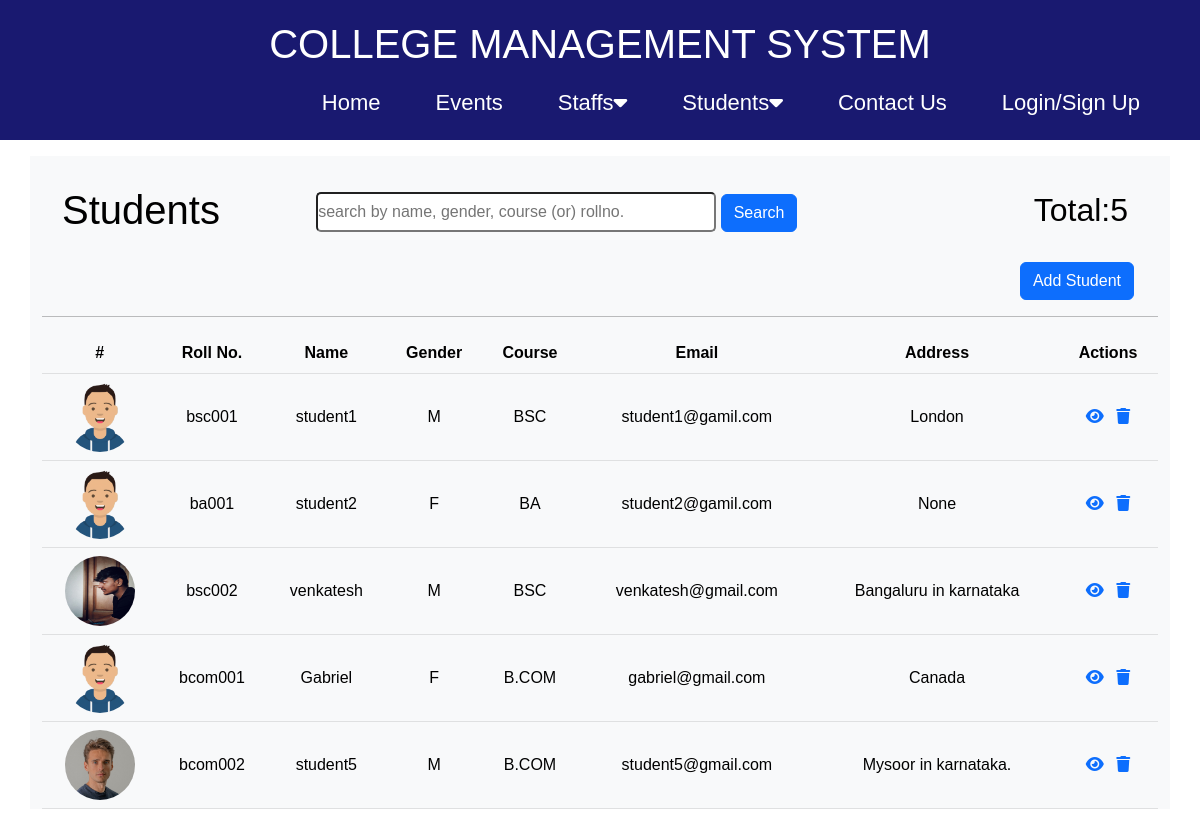
The page /student/ on the database its author committed.
### college_management_app/models.py (models this page shows, shortened)
class Students(models.Model):
    GENDER_TYPE = (
        ('M', 'Male'), ('F', 'Female')
    )
    roll_no = models.CharField(max_length=100)
    name = models.CharField(max_length=100)
    email = models.CharField(max_length=100, null=True, blank=True)
    course = models.ForeignKey(Courses, on_delete=models.DO_NOTHING)
    gender = models.CharField(max_length=100, choices=GENDER_TYPE)
    profile_img = models.ImageField(upload_to='Profile-img/', default='Profile-img/std-image.png', null=True, blank=True)
    address = models.CharField(max_length=200, null=True, blank=True)
    created = models.DateTimeField(auto_now_add=True)
    updated = models.DateTimeField(auto_now=True)
    id = models.UUIDField(default=uuid.uuid4, unique=True, primary_key=True, editable=False)

class Courses(models.Model):
    name = models.CharField(max_length=50)
    created = models.DateTimeField(auto_now_add=True)
    id = models.UUIDField(default=uuid.uuid4, unique=True, primary_key=True, editable=False)
    def __str__(self):
        return self.name

### college_management_app/views.py (the view)
# urls.py: path('student/', StudentsList, name='student-List'),
def StudentsList(request):
    search_query = ''
    if request.GET.get('search_query'):
        search_query = request.GET.get('search_query')
    students = Students.objects.filter(
        Q(name__icontains=search_query) |
        Q(roll_no__icontains=search_query) |
        Q(course__name__icontains=search_query)|
        Q(gender__icontains=search_query)
    )
    total = students.count()
    context = {'students':students, 'total':total, 'search_query':search_query}
    return render(request, 'student_list.html', context)

### templates/student_list.html (shortened to what this page needs)
{% extends 'Base.html' %} {% block content %}
<div class="container bg-light mt-3">
  <div class="std-title">
    <h1>Students</h1>
    <div class="result-form pt-3">
      <form method="GET" action="">
        <input
          type="text"
          class="search-text"
          name="search_query"
          value="{{search_query}}"
          placeholder="search by name, gender, course (or) rollno."
        />
        <input type="submit" value="Search" class="btn btn-primary" />
      </form>
      </div>
      <h2>Total:{{ total}}</h2>
    </div>
    <a href="{% url 'create-student' %}" class="d-flex justify-content-end me-4"><button class="btn btn-primary">Add Student</button></a>
    <hr />
    <table class="table table-light table-hover">
      <thead>
        <tr>
          <th scope="col">#</th>
          <th scope="col">Roll No.</th>
          <th scope="col">Name</th>
          <th scope="col">Gender</th>
          <th scope="col">Course</th>
          <th scope="col">Email</th>
          <th scope="col">Address</th>
          <th scope="col">Actions</th>
        </tr>
      </thead>
      <tbody>
        {% for std in students %}
        <tr>
          <th scope="row">
            <img src="{{std.profile_img.url}}" alt="" class="std-img" />
          </th>
          <td>{{std.roll_no}}</td>
          <td>{{std.name}}</td>
          <td>{{std.gender}}</td>
          <td>{{std.course}}</td>
          <td>{{std.email}}</td>
          <td>{{std.address}}</td>
          <td>
            <a href="{% url 'student' std.id %}"
              ><i class="fa fa-eye me-2" aria-hidden="true"></i
            ></a>
            <a href="{% url 'delete-student' std.id %}"
              ><i class="fa fa-trash" aria-hidden="true"></i
            ></a>
          </td>
        </tr>
        {% endfor %}
      </tbody>
    </table>
  </div>
  {% endblock content %}

### templates/Base.html (shortened to what this page needs)
<!DOCTYPE html>
{% load static %}
<html lang="en">
  <head>
    <link
      href="https://cdn.jsdelivr.net/npm/bootstrap@5.2.3/dist/css/bootstrap.min.css"
      rel="stylesheet"
    />
    <link
      rel="stylesheet"
      href="https://cdnjs.cloudflare.com/ajax/libs/font-awesome/6.2.1/css/all.min.css"
    />
    <link rel="stylesheet" href="{% static 'styles/app.css' %}" />
  </head>
  <body>
    {% include 'nav.html' %}
    {% block content %}{% endblock %}
  </body>
</html>

### templates/nav.html (shortened to what this page needs)
{% load static %}
<header class="header sticky-lg-top">
  <h1 class="heading">COLLEGE MANAGEMENT SYSTEM</h1>
  <nav class="nav">
    <ul>
      <li><a href="{% url 'Home' %}">Home</a></li>
      <li><a href="{% url 'events' %}">Events</a></li>
      <li>
        <a href="{% url 'staff-List' %}"
          >Staffs<i class="fas fa-caret-down"></i
        ></a>
      </li>
      <li>
        <a href="{% url 'student-List' %}"
          >Students<i class="fas fa-caret-down"></i
        ></a>
      </li>
      <li><a href="{% url 'contactus' %}">Contact Us</a></li>
      {% if request.user.is_authenticated %}
      <li><a href="{% url 'logout' %}">LogOut</a></li>
      {% else %}
      <li><a href="{% url 'login' %}">Login/Sign Up</a></li>
      {% endif %}
    </ul>
  </nav>
</header>

### static/styles/app.css (style rules this page uses)
* { margin: 0; padding: 0; box-sizing: border-box; }
body { font-family: sans-serif; color: black; }
.header { background-color: midnightblue; color: #fff; height: 140px; width: 100%; padding: 20px 20px; padding-bottom: 5px; }
.heading { color: #fff; text-align: center; }
nav { font-size: 22px; }
.nav { display: flex; align-items: center; justify-content: flex-end; }
.nav ul { list-style: none; display: flex; }
.nav ul li { padding: 10px 10px; position: relative; padding-bottom: 0; }
.nav ul li a { color: #fff; text-decoration: none; margin-right: 30px; margin-left: 5px; display: inline-block; transition: all 0.3s; }
.std-title { display: flex; align-items: center; justify-content: space-between; }
.std-title h1 { margin-left: 20px; padding-top: 10px; }
.std-title h2 { margin-right: 30px; padding-top: 10px; }
.table-light { vertical-align: middle; text-align: center; }
.std-img { width: 70px; height: 70px; border-radius: 50%; }
.result-form { width: 70%; margin: 20px auto; padding-bottom: 10px; }
.result-form .search-text { display: inline-block; width: 400px; height: 40px; margin-left: 80px; border-radius: 5px; border: 1xp solid #fff; }

### rows shown on the page
Students: profile_img (picture), roll_no "bsc001", name "student1", gender "M", course "BSC", email "student1@gamil.com", address "London"
Students: profile_img (picture), roll_no "ba001", name "student2", gender "F", course "BA", email "student2@gamil.com", address "None"
Students: profile_img (picture), roll_no "bsc002", name "venkatesh", gender "M", course "BSC", email "venkatesh@gmail.com", address "Bangaluru in karnataka"
Students: profile_img (picture), roll_no "bcom001", name "Gabriel", gender "F", course "B.COM", email "gabriel@gmail.com", address "Canada"
Students: profile_img (picture), roll_no "bcom002", name "student5", gender "M", course "B.COM", email "student5@gmail.com", address "Mysoor in karnataka."

### other values the page prints
{{ total }} "5"
